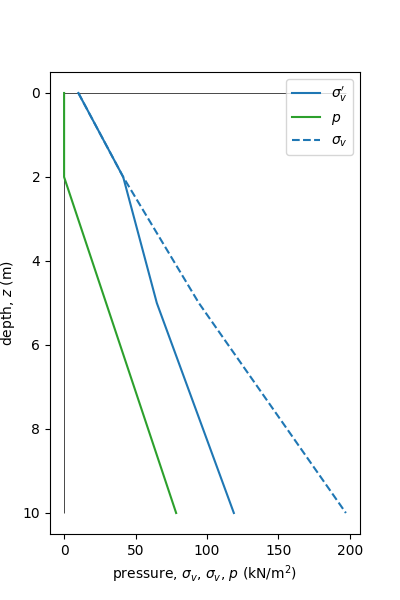

Generate this figure with Python:
# gm_earth_press_d_layers_gw.py:: coded by Kinya MIURA 240428
# --------------------------------------------------------
print('*** ground stress analysis ***')
print('   *** earth pressire in layers with ground water ***')
# --------------------------------------------------------
print('### --- section_module: importing items from modules --- ###')
from numpy import array

# =========================================================
print('### --- section_s: setting --- ###')
## --- section_aa: surcharge and gravity --- ##
qqq, rhow, gra = 10. * 1000, 1000., 9.80665
print(
    f'surcharge (kN/m^2); {qqq/1000 = :.2f}, '
    f'density of water (kg/m^3); {rhow = :.2f}, '
    f'gravity acceleration (m/s^2); {gra = :.3f}' )

## --- section_sb: ground condition --- ##
numlyrs = 3
print(f'number of layers; {numlyrs = :d}')
zzu = [0., None, None]
thk = [2., 3., 5.]
for lyri in range(1, numlyrs):
    zzu[lyri] = zzu[lyri-1] + thk[lyri-1]
print(
    f'upper level (m); {zzu} \n'
    f'thickness (m); {thk}' )

## --- section_sc: soil properties --- ##
wcnd = ['t', 's', 's']  # wet condition
rhot = [1600., 1800., 2100.]
kkk = [0.4, 0.4, 0.5]
print(
    f'wet condition [t; wet, s; submerged, w; water]; {wcnd = } \n'
    f'wet density of soil (kg/m^3); {rhot = }, \n'
    f'earth pressure coeff. (); {kkk = }' )

# =========================================================
print('### --- section_c: calculating --- ###')
zz, sigv, sigh, ppp = [], [], [], []

for lyri, (zzui, thki, wcndi, rhoti, kkki) in enumerate(zip(zzu, thk, wcnd, rhot, kkk)):
    zzi = array([zzui, zzui+thki])
    if lyri == 0:
        if wcndi == 't':
            pppi = zzi * 0.
            sigvi = qqq + (zzi - zzui) * rhoti * gra
        elif wcndi == 's':
            pppi = (zzi - zzui) * rhow * gra
            sigvi = qqq + (zzi - zzui) * (rhoti - rhow) * gra
        elif wcndi == 'w':
            pppi= (zzi - zzui) * rhow * gra
            sigvi = zzi * 0.
        sighi = sigvi * kkki
    else:
        if wcndi == 't':
            pppi = zzi * 0.
            sigvi = sigv[-1] + (zzi - zzui) * rhoti * gra
        elif wcndi == 's':
            pppi = ppp[-1] + (zzi - zzui) * rhow * gra
            sigvi = sigv[-1] + (zzi - zzui) * (rhoti - rhow) * gra
        elif wcndi == 'w':
            pppi = ppp[-1] + (zzi - zzui) * rhow * gra
            sigvi = zzi * 0.
        sighi = sigvi * kkki
    zz.extend(zzi)
    sigv.extend(sigvi)
    sigh.extend(sighi)
    ppp.extend(pppi)
zz, sigv, sigh, ppp = array(zz), array(sigv), array(sigh), array(ppp)
print(f'{zz = } \n{sigv = } \n{sigh = } \n{ppp = }')

# =========================================================
print('### --- section_d: drawing graph --- ###')
from matplotlib import pyplot as plt

fig, ax = plt.subplots(figsize=(4,6))
ax.invert_yaxis()
ax.vlines(0, min(zz), max(zz), color='k', linewidth=.5)
ax.hlines(0, 0., max(sigv+ppp)/1000, color='k', linewidth=.5)
ax.set_xlabel('pressure, $\sigma_{v}$, $\sigma_{v}$, $p$ (kN/m$^2$)')
ax.set_ylabel('depth, $z$ (m)')

ax.plot(sigv/1000, zz, label='$\sigma_{v}\'$', color='C0')
# ax.plot(sigh/1000, zz, label='$\sigma_{h}\'$', color='C1')
ax.plot(ppp/1000, zz, label='$p$', color='C2')
ax.plot((sigv+ppp)/1000, zz, label='$\sigma_{v}$', color='C0', linestyle='--')
# ax.plot((sigh+ppp)/1000, zz, label='$\sigma_{h}$', color='C1', linestyle='--')

ax.legend()

print(': showing figure : ')
plt.show()
print(': saving figure : ')
fig.savefig('gm_earth_press_d_layers_gw.png')
